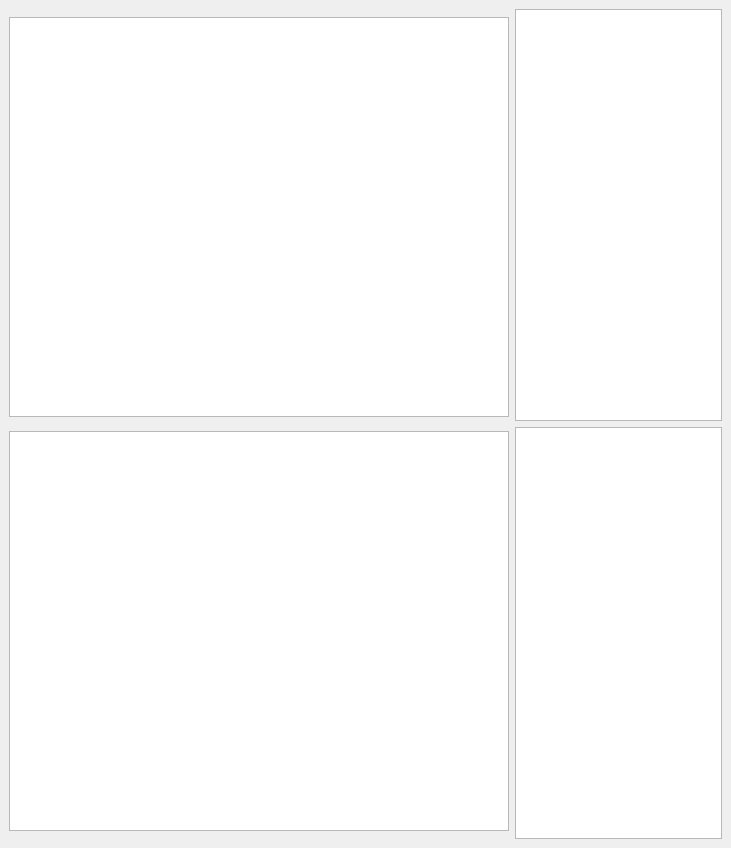
<?xml version="1.0" encoding="UTF-8"?>
<ui version="4.0">
 <class>MainWindow</class>
 <widget class="QMainWindow" name="MainWindow">
  <property name="geometry">
   <rect>
    <x>0</x>
    <y>0</y>
    <width>731</width>
    <height>848</height>
   </rect>
  </property>
  <property name="windowTitle">
   <string>MainWindow</string>
  </property>
  <widget class="QWidget" name="centralwidget">
   <layout class="QHBoxLayout" name="horizontalLayout">
    <item>
     <layout class="QVBoxLayout" name="verticalLayout">
      <item>
       <widget class="MyView" name="GV_1">
        <property name="sizePolicy">
         <sizepolicy hsizetype="Fixed" vsizetype="Fixed">
          <horstretch>0</horstretch>
          <verstretch>0</verstretch>
         </sizepolicy>
        </property>
        <property name="minimumSize">
         <size>
          <width>500</width>
          <height>400</height>
         </size>
        </property>
        <property name="maximumSize">
         <size>
          <width>500</width>
          <height>400</height>
         </size>
        </property>
       </widget>
      </item>
      <item>
       <widget class="MyView" name="GV_2">
        <property name="sizePolicy">
         <sizepolicy hsizetype="Fixed" vsizetype="Fixed">
          <horstretch>0</horstretch>
          <verstretch>0</verstretch>
         </sizepolicy>
        </property>
        <property name="minimumSize">
         <size>
          <width>500</width>
          <height>400</height>
         </size>
        </property>
        <property name="maximumSize">
         <size>
          <width>500</width>
          <height>400</height>
         </size>
        </property>
       </widget>
      </item>
     </layout>
    </item>
    <item>
     <layout class="QVBoxLayout" name="verticalLayout_2">
      <item>
       <widget class="QListWidget" name="LW_1"/>
      </item>
      <item>
       <widget class="QListWidget" name="LW_2"/>
      </item>
     </layout>
    </item>
   </layout>
  </widget>
  <widget class="QMenuBar" name="menubar">
   <property name="geometry">
    <rect>
     <x>0</x>
     <y>0</y>
     <width>731</width>
     <height>22</height>
    </rect>
   </property>
  </widget>
 </widget>
 <customwidgets>
  <customwidget>
   <class>MyView</class>
   <extends>QGraphicsView</extends>
   <header>view/MyView.h</header>
  </customwidget>
 </customwidgets>
 <resources/>
 <connections/>
</ui>
